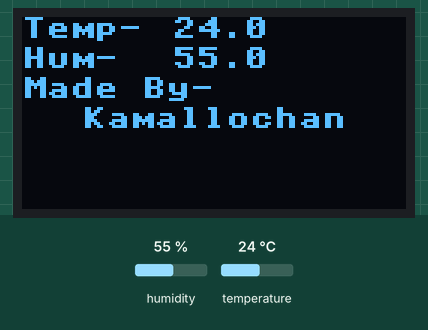
This program was run on a simulated ESP32 board running MicroPython. Shown: 128×64 one-colour display. Wiring (from the project's diagram.json): DHT22 sensor on GPIO 15. Inputs (shaded band) come from the test bench; at power-on: humidity 55 %, temperature 24 °C. Library files of the repository ran but are not shown: ssd1306.py; what the program prints to the serial console is not drawn.

Above: at 1.2 s.
1.3 s: humidity set to 22 %
At 3.0 s:
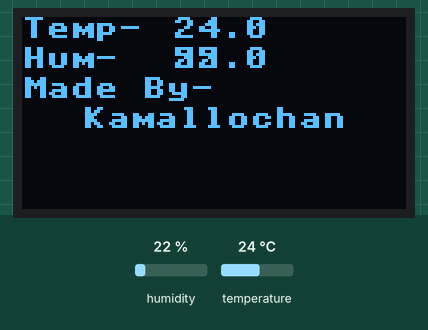
3.6 s: temperature set to 12 °C
At 5.4 s:
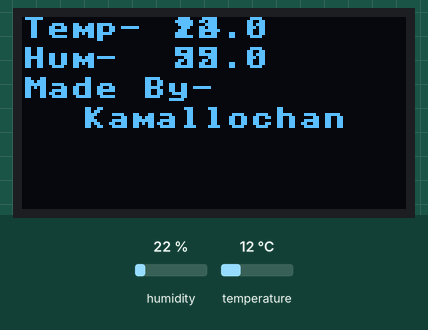
5.7 s: humidity set to 40 %
7.8 s: temperature set to 19 °C
Timing chart, 0 to 10.8 s (numbered marks = the images above; inputs shaded):
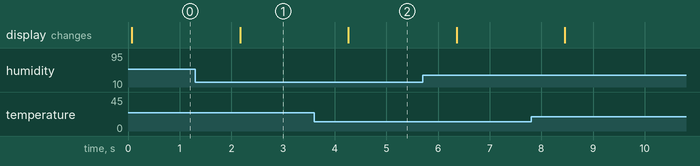

Measured:
- after the input at 1.3 s, the display: changes after 0.87 s (image 1)
- after the input at 3.6 s, the display: changes after 0.67 s (image 2)

The program:

main.py
```python
from machine import Pin,SoftI2C
import dht
import time
import ssd1306

i2c = SoftI2C(scl=Pin(22),sda=Pin(21))

oled = ssd1306.SSD1306_I2C(128,64,i2c)

sensor_data=dht.DHT22(Pin(15))

def call_dht():
    sensor_data.measure()
    global temp
    global hum
    temp=sensor_data.temperature()
    hum=sensor_data.humidity()
    print("Temperature - ",temp,"Humidity - ",hum)

while True:
    call_dht()
    oled.text("Temp-",0,0)
    oled.text(str(temp),50,0)
    oled.text("Hum-",0,10)
    oled.text(str(hum),50,10)
    oled.text("Made By-",0,20)
    oled.text("Kamallochan",20,30)
    oled.show()
    time.sleep(1)
    
```
